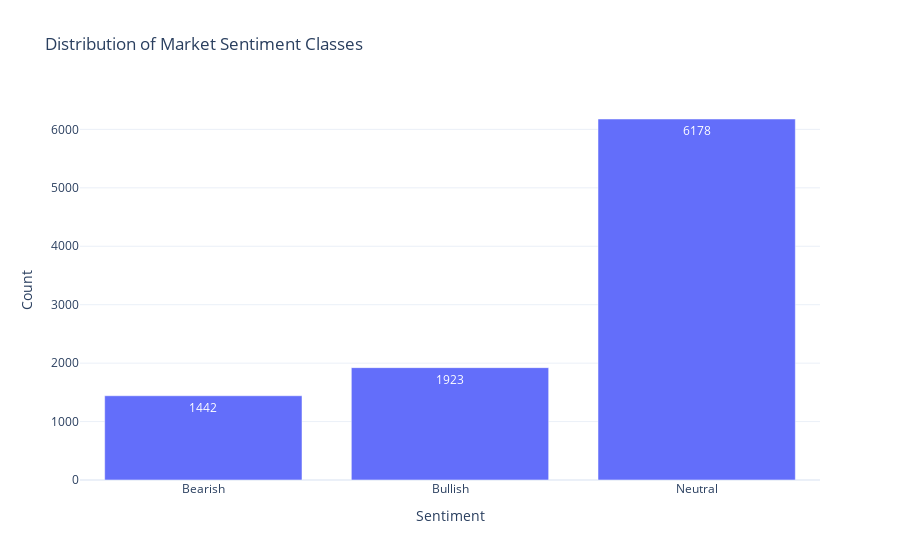

Notebook cell for this chart:
### Markdown cell above
<div style="background-color:#f5f5f5; padding: 30px; border-radius: 15px; box-shadow: 2px 2px 10px #ccc;">

<h3 style="color:#1A5276; font-weight: bold;">1.2 Class Distribution</h3>
<p style="font-size: 15px; color:rgb(105, 105, 107); font-weight: bold; ">Visual representation (bar chart or pie chart) of class frequencies: Bearish, Bullish, Neutral.</p>

### Code cell
fig = plot_class_distribution(train_df, label_col='label')

fig.show()

save_plot(fig, filename='class_distribution')
print("Gráfico salvo em results/class_distribution.html")

### Figure 1 — Plotly figure (JSON) as saved in the notebook; plotly's stock layout.template omitted (floating-point values rounded to 4 significant figures)
{"data": [{"text": [1442.0, 1923.0, 6178.0], "textposition": "auto", "type": "bar", "x": ["Bearish", "Bullish", "Neutral"], "y": [1442, 1923, 6178]}], "layout": {"title": {"text": "Distribution of Market Sentiment Classes"}, "xaxis": {"title": {"text": "Sentiment"}}, "yaxis": {"title": {"text": "Count"}}}}
